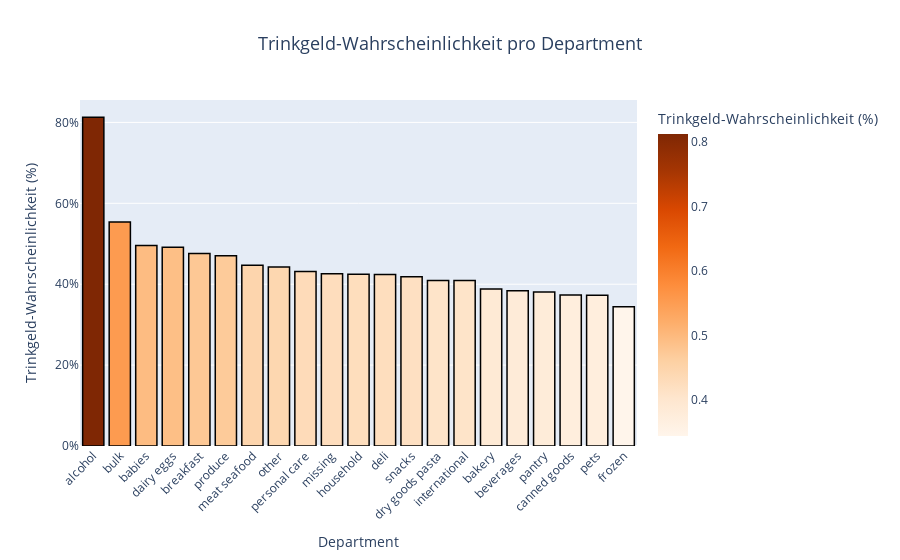

Notebook code for this chart:
### Markdown cell above
Frage: Gibt es einen Zusammenhang zwischen dem Trinkgeldverhalten und den Departments, aus denen bestellt wird?

### Code cell
# Datenart: Nach Department gruppieren
df_department_tip = df_merged.groupby('department')['tip'].mean().reset_index()

# Visualisierung mit Plotly Express, als Balkendiagramm
fig_department_tip = px.bar(df_department_tip.sort_values('tip', ascending=False), 
             x='department', y='tip', 
             title="Trinkgeld-Wahrscheinlichkeit pro Department",
             labels={'tip': 'Trinkgeld-Wahrscheinlichkeit (%)', 'department': 'Department'},
             color='tip', color_continuous_scale='oranges'
)
# Achsentitel und Layout anpassen
fig_department_tip.update_layout(
    title_font=dict(size=18),  # Größerer Titel
    title_x=0.5,               # Titel horizontal zentrieren
    xaxis_tickangle=-45,
    yaxis_tickformat=".0%",  # Prozentformat mit einer Dezimalstelle
    yaxis=dict(dtick=0.2)    # Schritte in 20er-Intervallen# Schritte in 20er-Intervallen
)

# Linien und optische Anpassungen
fig_department_tip.update_traces(marker_line_width=1.5, marker_line_color="black")

# Tooltips erweitern
fig_department_tip.update_traces(hovertemplate="<b>Department:</b> %{x}<br>" +
                                "<b>Trinkgeld-Wahrscheinlichkeit:</b> %{y:.2%}")

# Diagramm anzeigen
fig_department_tip.show()

### Figure 1 — Plotly figure (JSON) as saved in the notebook; plotly's stock layout.template omitted (floating-point values rounded to 4 significant figures)
{"data": [{"alignmentgroup": "True", "hovertemplate": "<b>Department:</b> %{x}<br><b>Trinkgeld-Wahrscheinlichkeit:</b> %{y:.2%}", "legendgroup": "", "marker": {"color": [0.8126, 0.5539, 0.4959, 0.4911, 0.4758, 0.4701, 0.447, 0.4427, 0.4312, 0.4261, 0.4249, 0.4238, 0.4187, 0.4095, 0.4092, 0.3884, 0.3837, 0.3805, 0.3734, 0.3729, 0.3444], "coloraxis": "coloraxis", "line": {"color": "black", "width": 1.5}, "pattern": {"shape": ""}}, "name": "", "offsetgroup": "", "orientation": "v", "showlegend": false, "textposition": "auto", "type": "bar", "x": ["alcohol", "bulk", "babies", "dairy eggs", "breakfast", "produce", "meat seafood", "other", "personal care", "missing", "household", "deli", "snacks", "dry goods pasta", "international", "bakery", "beverages", "pantry", "canned goods", "pets", "frozen"], "xaxis": "x", "y": [0.8126, 0.5539, 0.4959, 0.4911, 0.4758, 0.4701, 0.447, 0.4427, 0.4312, 0.4261, 0.4249, 0.4238, 0.4187, 0.4095, 0.4092, 0.3884, 0.3837, 0.3805, 0.3734, 0.3729, 0.3444], "yaxis": "y"}], "layout": {"autosize": true, "barmode": "relative", "coloraxis": {"colorbar": {"title": {"text": "Trinkgeld-Wahrscheinlichkeit (%)"}}, "colorscale": [[0, "rgb(255,245,235)"], [0.125, "rgb(254,230,206)"], [0.25, "rgb(253,208,162)"], [0.375, "rgb(253,174,107)"], [0.5, "rgb(253,141,60)"], [0.625, "rgb(241,105,19)"], [0.75, "rgb(217,72,1)"], [0.875, "rgb(166,54,3)"], [1, "rgb(127,39,4)"]]}, "legend": {"tracegroupgap": 0}, "title": {"font": {"size": 18}, "text": "Trinkgeld-Wahrscheinlichkeit pro Department", "x": 0.5}, "xaxis": {"anchor": "y", "autorange": true, "domain": [0, 1], "range": [-0.5, 20.5], "tickangle": -45, "title": {"text": "Department"}, "type": "category"}, "yaxis": {"anchor": "x", "autorange": true, "domain": [0, 1], "dtick": 0.2, "range": [0, 0.8554], "tickformat": ".0%", "title": {"text": "Trinkgeld-Wahrscheinlichkeit (%)"}, "type": "linear"}}}
